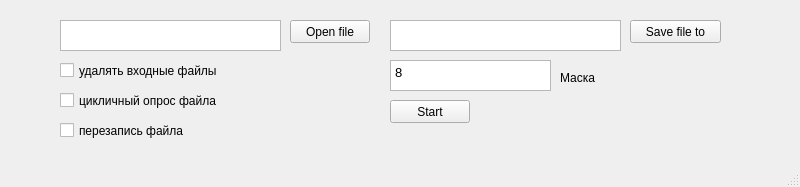
<?xml version="1.0" encoding="UTF-8"?>
<ui version="4.0">
 <class>MainWindow</class>
 <widget class="QMainWindow" name="MainWindow">
  <property name="geometry">
   <rect>
    <x>0</x>
    <y>0</y>
    <width>800</width>
    <height>187</height>
   </rect>
  </property>
  <property name="windowTitle">
   <string>Coder</string>
  </property>
  <widget class="QWidget" name="centralwidget">
   <widget class="QTextEdit" name="textEdit">
    <property name="geometry">
     <rect>
      <x>60</x>
      <y>20</y>
      <width>221</width>
      <height>31</height>
     </rect>
    </property>
   </widget>
   <widget class="QCheckBox" name="checkBox">
    <property name="geometry">
     <rect>
      <x>60</x>
      <y>60</y>
      <width>181</width>
      <height>21</height>
     </rect>
    </property>
    <property name="text">
     <string>удалять входные файлы</string>
    </property>
   </widget>
   <widget class="QTextEdit" name="textEdit_2">
    <property name="geometry">
     <rect>
      <x>390</x>
      <y>20</y>
      <width>231</width>
      <height>31</height>
     </rect>
    </property>
   </widget>
   <widget class="QPushButton" name="pushButton_open_file">
    <property name="geometry">
     <rect>
      <x>290</x>
      <y>20</y>
      <width>80</width>
      <height>23</height>
     </rect>
    </property>
    <property name="text">
     <string>Open file</string>
    </property>
   </widget>
   <widget class="QPushButton" name="pushButton">
    <property name="geometry">
     <rect>
      <x>630</x>
      <y>20</y>
      <width>91</width>
      <height>23</height>
     </rect>
    </property>
    <property name="text">
     <string>Save file to</string>
    </property>
   </widget>
   <widget class="QCheckBox" name="checkBox_2">
    <property name="geometry">
     <rect>
      <x>60</x>
      <y>90</y>
      <width>181</width>
      <height>21</height>
     </rect>
    </property>
    <property name="text">
     <string>цикличный опрос файла</string>
    </property>
   </widget>
   <widget class="QTextEdit" name="maskEdit">
    <property name="geometry">
     <rect>
      <x>390</x>
      <y>60</y>
      <width>161</width>
      <height>31</height>
     </rect>
    </property>
    <property name="html">
     <string>&lt;!DOCTYPE HTML PUBLIC &quot;-//W3C//DTD HTML 4.0//EN&quot; &quot;http://www.w3.org/TR/REC-html40/strict.dtd&quot;&gt;
&lt;html&gt;&lt;head&gt;&lt;meta name=&quot;qrichtext&quot; content=&quot;1&quot; /&gt;&lt;meta charset=&quot;utf-8&quot; /&gt;&lt;style type=&quot;text/css&quot;&gt;
p, li { white-space: pre-wrap; }
&lt;/style&gt;&lt;/head&gt;&lt;body style=&quot; font-family:'Ubuntu'; font-size:10pt; font-weight:400; font-style:normal;&quot;&gt;
&lt;p style=&quot; margin-top:0px; margin-bottom:0px; margin-left:0px; margin-right:0px; -qt-block-indent:0; text-indent:0px;&quot;&gt;8&lt;/p&gt;&lt;/body&gt;&lt;/html&gt;</string>
    </property>
   </widget>
   <widget class="QLabel" name="label">
    <property name="geometry">
     <rect>
      <x>560</x>
      <y>70</y>
      <width>58</width>
      <height>15</height>
     </rect>
    </property>
    <property name="text">
     <string>Маска</string>
    </property>
   </widget>
   <widget class="QPushButton" name="pushButton_2">
    <property name="geometry">
     <rect>
      <x>390</x>
      <y>100</y>
      <width>80</width>
      <height>23</height>
     </rect>
    </property>
    <property name="text">
     <string>Start</string>
    </property>
   </widget>
   <widget class="QCheckBox" name="checkBox_rewrite">
    <property name="geometry">
     <rect>
      <x>60</x>
      <y>120</y>
      <width>141</width>
      <height>21</height>
     </rect>
    </property>
    <property name="text">
     <string>перезапись файла</string>
    </property>
   </widget>
  </widget>
  <widget class="QMenuBar" name="menubar">
   <property name="geometry">
    <rect>
     <x>0</x>
     <y>0</y>
     <width>800</width>
     <height>20</height>
    </rect>
   </property>
  </widget>
  <widget class="QStatusBar" name="statusbar"/>
 </widget>
 <resources/>
 <connections/>
</ui>
